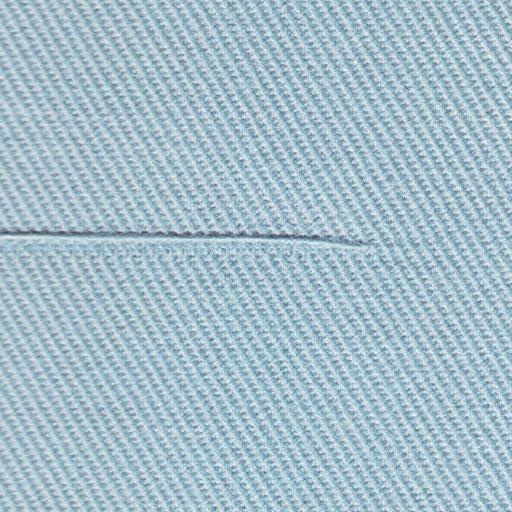
#> input picture Open CV/Fabric Image/Fabric4.jpg, 512 x 512 px, found by its file name
$ jupyter execute TASK4B.ipynb   (shell and % lines are left out)
#> lines starting #> are read from the running program, lines starting #| are printed output that depends on the picture; after the words box and inside, x2 and y2 are one past the last pixel; in counts of white or black regions, pixels touching at a corner belong together
#> further down, input_image is the input picture: shape (512, 512, 3); mean B, G, R 203.2, 190.3, 165.2
[cell 1]
import numpy as np
import cv2
import matplotlib.pyplot as plt

[cell 2]
def defect_detect(image):
    img = image.copy()
    hsv = cv2.cvtColor(img,cv2.COLOR_BGR2HSV)
#> hsv: shape (512, 512, 3); mean H, S, V 100.5, 48.8, 203.2
    h = hsv[:,:,0]
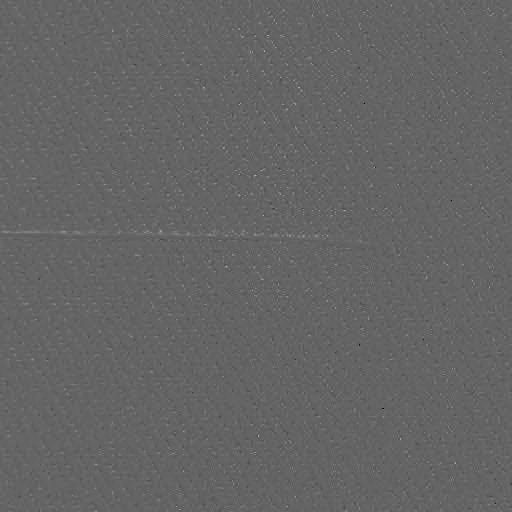
#> h: shape (512, 512); min 3, max 173, mean 100.5
    s = hsv[:,:,1]
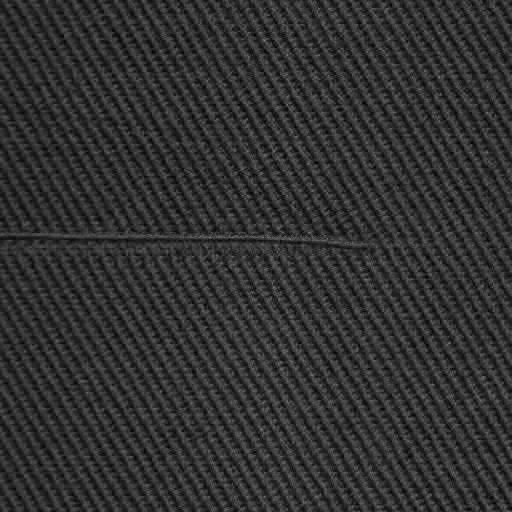
#> s: shape (512, 512); min 2, max 131, mean 48.8
    v = hsv[:,:,2]
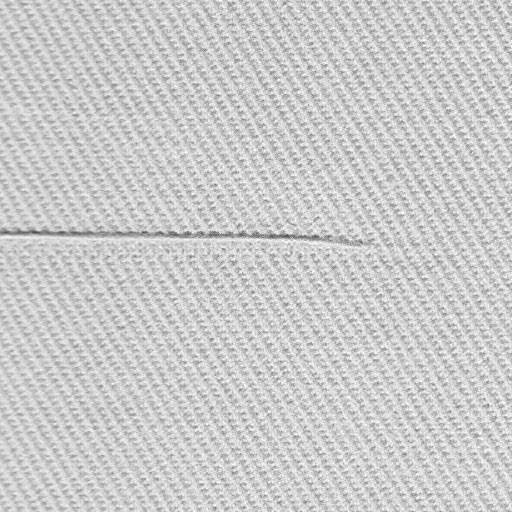
#> v: shape (512, 512); min 78, max 255, mean 203.2

    blr = cv2.blur(v,(15,15))
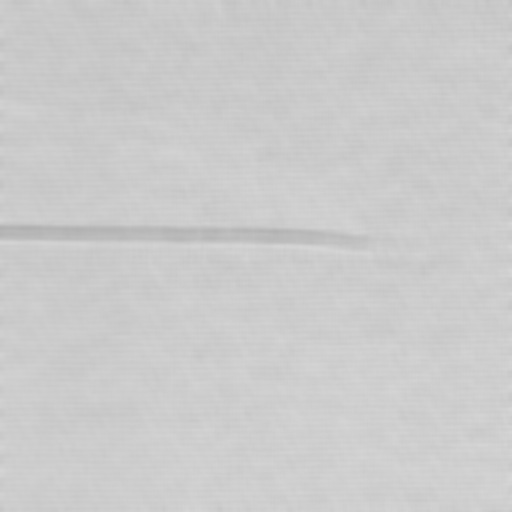
#> blr: shape (512, 512); min 176, max 214, mean 203.2
    dst = cv2.fastNlMeansDenoising(blr,None,10,7,21)

    _,binary = cv2.threshold(dst ,127 ,255 ,cv2.THRESH_BINARY + cv2.THRESH_OTSU)
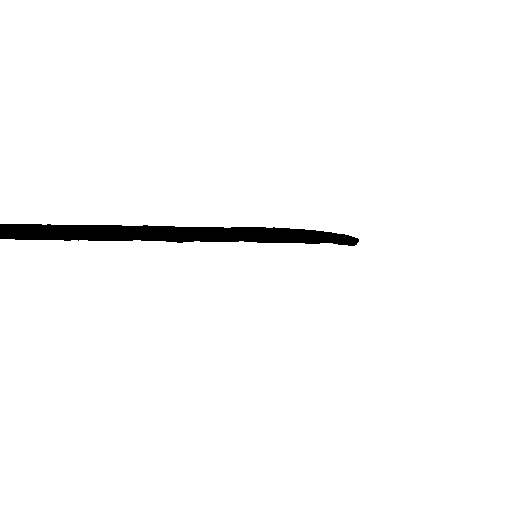
#> binary: shape (512, 512); 98% white; 1 black region, box (x1, y1, x2, y2) and area: (0, 224, 359, 246) 5241

    kernel =np.ones((5,5),np.uint8)

    erosion =cv2.erode(binary,kernel,iterations=1)
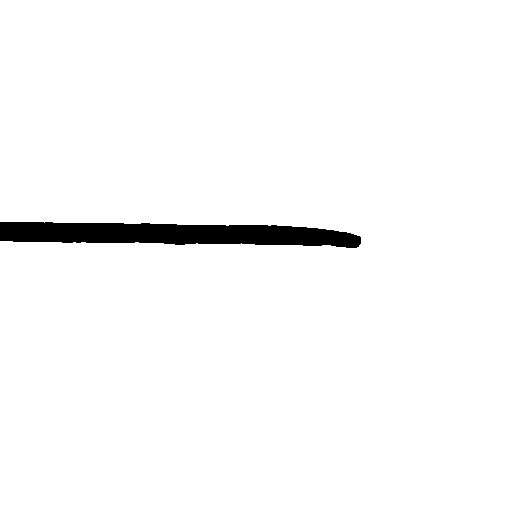
#> erosion: shape (512, 512); 97.4% white; 1 black region, box (x1, y1, x2, y2) and area: (0, 222, 361, 248) 6787
    dilation =cv2.dilate(binary,kernel,iterations=1)
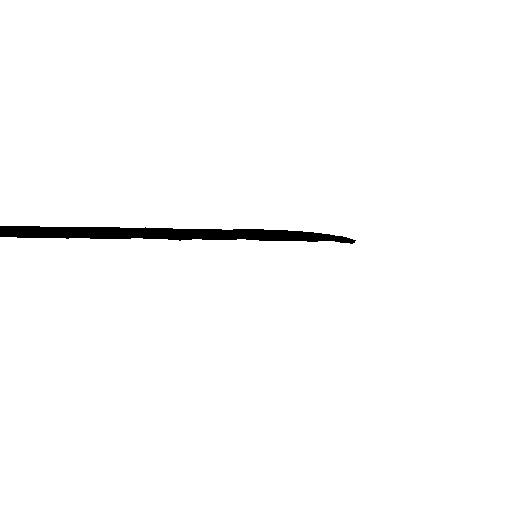
#> dilation: shape (512, 512); 98.6% white; 1 black region

    if(dilation == 0).sum()>1:
        print("DEFECTIVE FABRIC")
        contours,_ = cv2.findContours(dilation,cv2.RETR_TREE,cv2.CHAIN_APPROX_SIMPLE)
#> contours = 1 contour; box (x1, y1, x2, y2) and area: (0, 0, 512, 512) 257054
        for i in contours:
            if cv2.contourArea(i) < 261121.0:
                cv2.drawContours(img ,i, -1, (0,255,0),3)
#> this loop made 1 pass
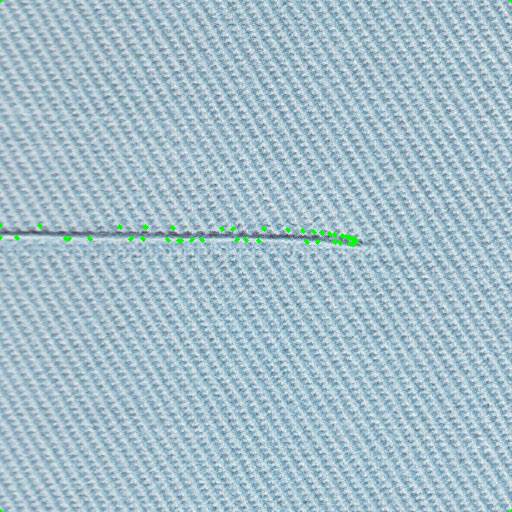
#> img: shape (512, 512, 3); 0.27% of pixels changed, all inside (x1, y1, x2, y2) = (0, 0, 512, 512)
    else:
        print("GOOD FABRIC")
    return image,hsv,v,blr,dst,binary,dilation,img

[cell 3]
image_path = ("Fabric4.jpg")

[cell 4]
input_image = cv2.imread(image_path)
image,hsv,v,blr,dst,binary,dilation,img = defect_detect(input_image)

fig ,ax =plt.subplots(2,4,figsize =(15,10))
ax[0,0] .imshow(cv2.cvtColor(image,cv2.COLOR_BGR2RGB))
ax[0,0] .set_title('Original')
ax[0,1] .imshow(cv2.cvtColor(hsv,cv2.COLOR_BGR2RGB))
ax[0,1] .set_title('HSV')
ax[0,2] .imshow(cv2.cvtColor(v,cv2.COLOR_BGR2RGB))
ax[0,2] .set_title('Value')
ax[0,3] .imshow(cv2.cvtColor(blr,cv2.COLOR_BGR2RGB))
ax[0,3] .set_title('Blur')
ax[1,0] .imshow(cv2.cvtColor(dst,cv2.COLOR_BGR2RGB))
ax[1,0] .set_title('Filter')
ax[1,1] .imshow(binary,cmap ='gray')
ax[1,1] .set_title('Binary')
ax[1,2] .imshow(dilation,cmap ='gray')
ax[1,2] .set_title('Dilation')
ax[1,3] .imshow(cv2.cvtColor(img,cv2.COLOR_BGR2RGB))
ax[1,3] .set_title('Output')
fig.tight_layout()
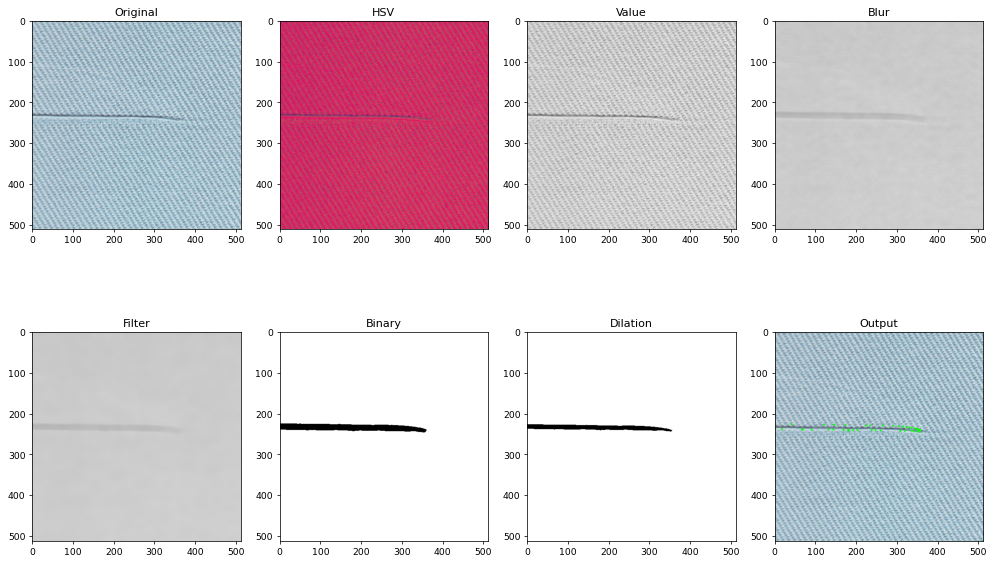
#> figure drawn by matplotlib, 8 panels

$ run again, with Open CV/Fabric Image/Fabric12.jpg copied over Open CV/Fabric Image/Fabric4.jpg
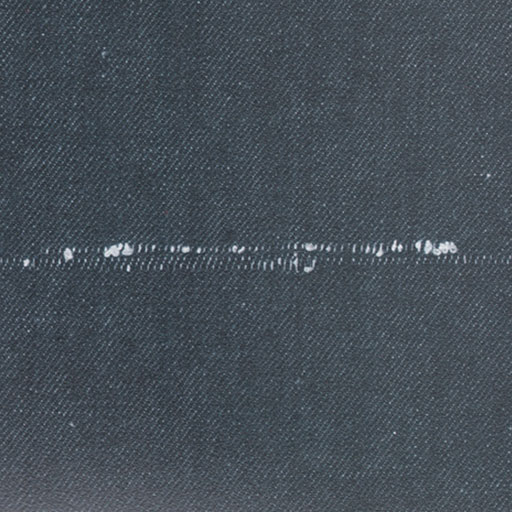
#> input picture Open CV/Fabric Image/Fabric12.jpg, 512 x 512 px, found by its file name
#> input_image is the input picture: shape (512, 512, 3); mean B, G, R 87.2, 78.5, 69.6
#> hsv: shape (512, 512, 3); mean H, S, V 104.8, 52.8, 87.2
#> in defect_detect, `_,binary = cv2.threshold(dst ,127 ,255 ,cv2.THRESH_BINARY + cv2.THRESH..`:
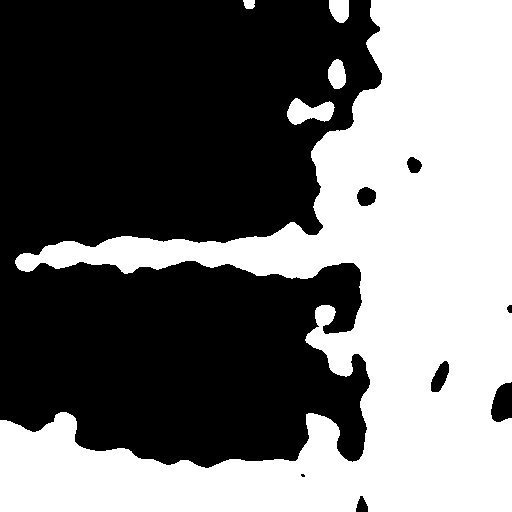
#> binary: shape (512, 512); 44.4% white; 5 white regions, box (x1, y1, x2, y2) and area: (0, 0, 512, 512) 114700, (287, 98, 335, 125) 801, (328, 59, 346, 89) 415, (329, 0, 349, 23) 386, (243, 0, 255, 9) 93
#> erosion: shape (512, 512); 42% white; 6 white regions, box (x1, y1, x2, y2) and area: (0, 0, 512, 512) 108967, (289, 101, 332, 122) 483, (331, 0, 347, 21) 262, (330, 62, 344, 87) 240, (317, 307, 333, 324) 203, (246, 0, 253, 7) 39
#> dilation: shape (512, 512); 46.7% white; 5 white regions
#> contours = 8 contours; box (x1, y1, x2, y2) and area: (0, 0, 512, 512) 118890, (285, 96, 337, 127) 1094, (326, 57, 348, 91) 580, (327, 0, 351, 25) 485, (432, 363, 448, 391) 190, (358, 189, 375, 205) 166, (241, 0, 257, 11) 138, (409, 159, 420, 172) 82
#> the loop in defect_detect, `for i in contours:` made 8 passes
#> after the loop in defect_detect, `for i in contours:`:
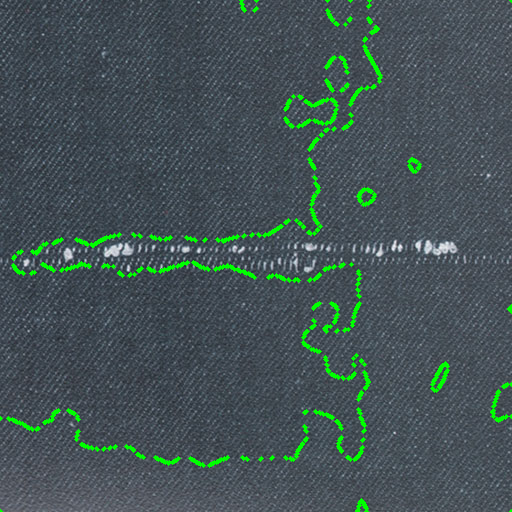
#> img: shape (512, 512, 3); 2.87% of pixels changed, all inside (x1, y1, x2, y2) = (0, 0, 512, 512)
